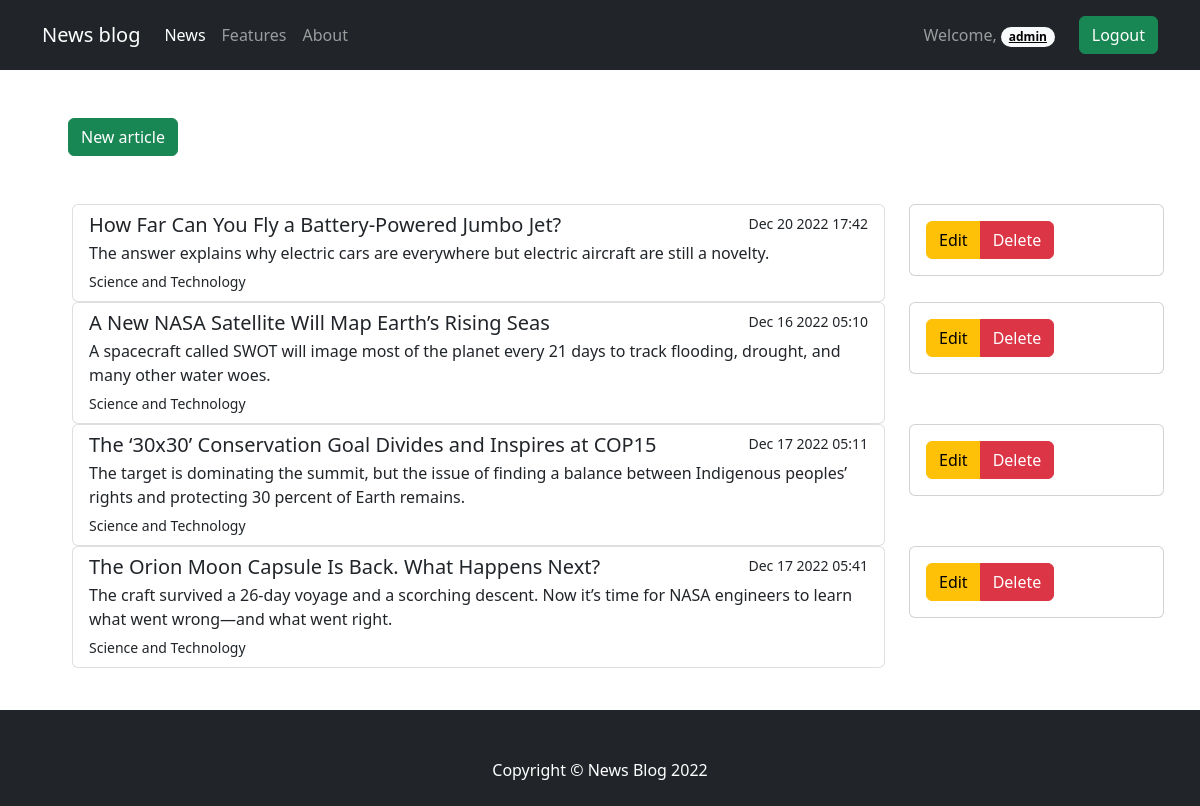
The page /profile/ (signed in) on the database as committed earlier.
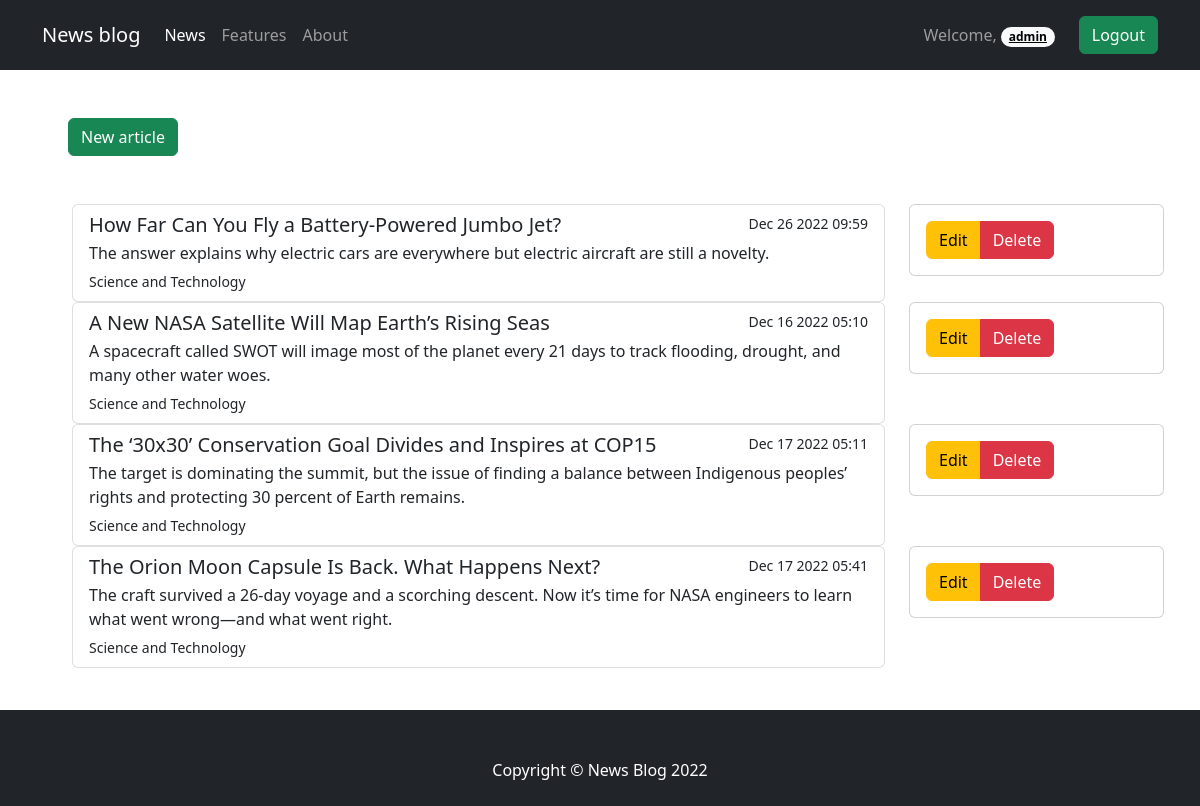
The same page on the database as committed later.
### news/models.py (models this page shows, shortened)
class News(models.Model):
    author = models.ForeignKey(User, on_delete=models.CASCADE)
    category = models.ForeignKey(Category, on_delete=models.CASCADE)
    title = models.CharField(max_length=100)
    description = models.CharField(max_length=150)
    image = models.ImageField(upload_to='news/images/')
    article = models.TextField()
    date = models.DateTimeField(auto_now=True)
    class Meta:
        verbose_name_plural = 'News'

class Category(models.Model):
    name = models.CharField(max_length=32)
    class Meta:
        verbose_name_plural = 'Category'
    def __str__(self):
        return self.name

### accounts/views.py (the view)
# urls.py: path('', views.profile, name='profile'),
def profile(request):
    articles = News.objects.filter(author=request.user.id)
    return render(request, 'accounts/profile.html', {'articles': articles})

### accounts/templates/accounts/profile.html
{% extends 'base.html' %}
{% block content %}
<div class="container m-5">
    {% if user.is_authenticated %}
    <a href="{% url 'newarticle' %}">
        <button type="button" class="btn btn-success ms-2 me-2">New article</button>
    </a><br><br><br>
    {% if articles %}
    <div class="container">
        {% for article in articles %}
        <div class="row">
            <div class="col">
                <div class="list-group">
                    <a href="{% url 'article' article.id  %}" class="list-group-item list-group-item-action"
                       aria-current="true">
                        <div class="d-flex w-100 justify-content-between">
                            <h5 class="mb-1">{{ article.title }}</h5>
                            <small>{{ article.date|date:'M j Y H:i' }}</small>
                        </div>
                        <p class="mb-1">{{ article.description }}</p>
                        <small>{{ article.category }}</small>
                    </a>
                </div>
            </div>
            <div class="col col-sm-3">
                <div class="card mb-4">
                    <div class="card-body">
                        <div class="btn-group btn-edit-delete">
                            <a href="{% url 'editarticle' article.id %}" class="btn btn-warning">Edit</a>
                            <a href="{% url 'deletearticle' article.id %}" class="btn btn-danger">Delete</a>
                        </div>
                    </div>
                </div>
            </div>
        </div>
        {% endfor %}
    </div>
    {% else %}
    <p>You haven't made any posts yet =(</p>
    {% endif %}
    {% else %}
    <p>Sign In or Sign Up =)</p>
    {% endif %}
</div>
{% endblock %}

Rows that differ between the two databases and show on the page:
changed News "How Far Can You Fly a Battery-Powered Jumbo Jet?": date "Dec 20 2022 17:42" → "Dec 26 2022 09:59"
